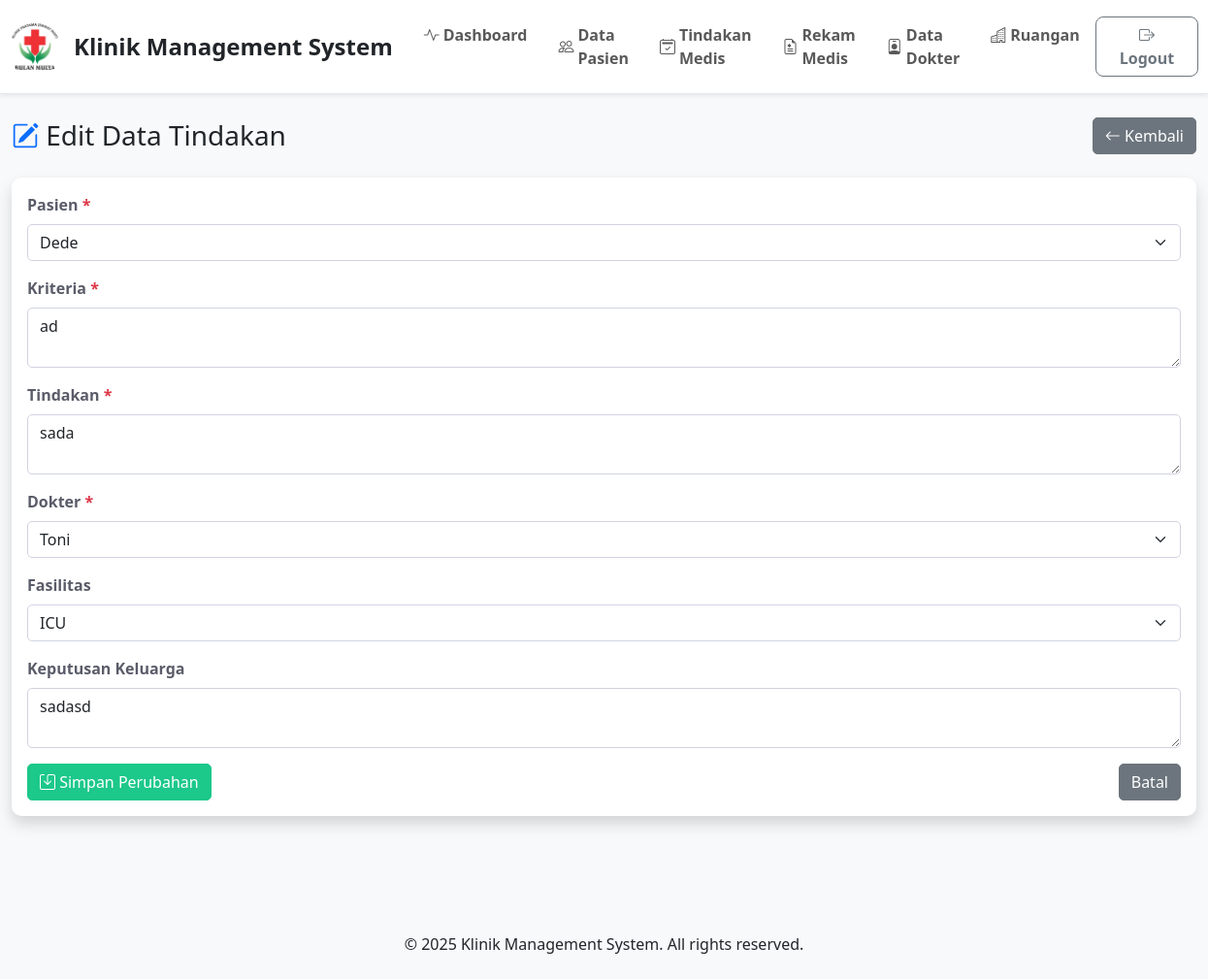
Page /index.php?page=tindakan_edit&idtindakan=1 (signed in) on the earlier database version.
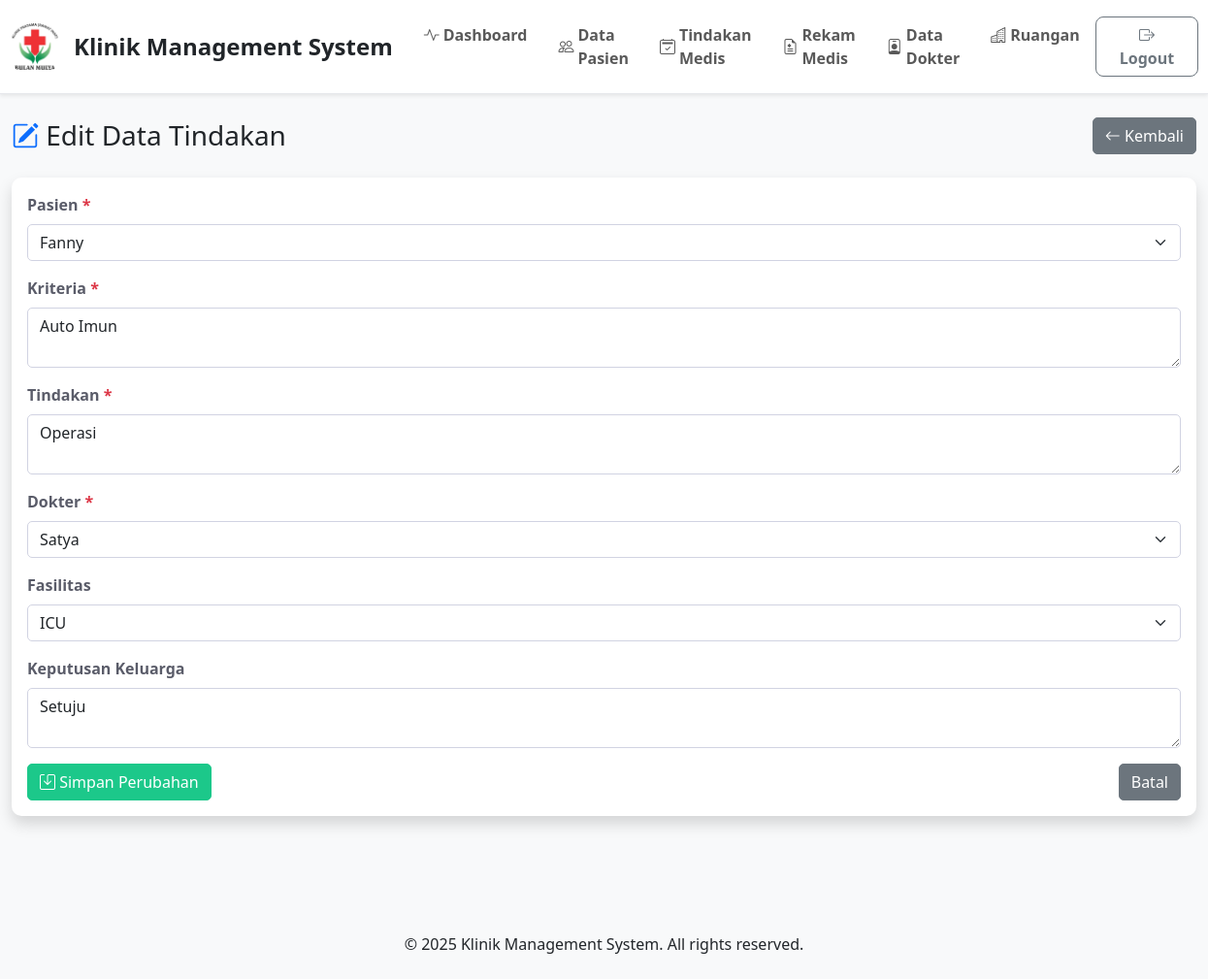
Same page on the later database version.
### tables this page shows
CREATE TABLE `tindakan` (
  `idtindakan` int(11) NOT NULL,
  `idpasien` int(11) NOT NULL,
  `kriteria` text DEFAULT NULL,
  `tindakan` text DEFAULT NULL,
  `iddokter` int(11) DEFAULT NULL,
  `fasilitas` text DEFAULT NULL,
  `keputusan_keluarga` text DEFAULT NULL
);

CREATE TABLE `pasien` (
  `idpasien` int(11) NOT NULL,
  `nama` varchar(100) NOT NULL,
  `jenis_kelamin` enum('L','P') NOT NULL,
  `pekerjaan` varchar(100) DEFAULT NULL,
  `tmp_lahir` varchar(100) DEFAULT NULL,
  `tgl_lahir` date DEFAULT NULL,
  `telpon` varchar(20) DEFAULT NULL,
  `alamat` text DEFAULT NULL,
  `tgl_daftar` date DEFAULT NULL
);

CREATE TABLE `dokter` (
  `iddokter` int(11) NOT NULL,
  `nama` varchar(100) NOT NULL,
  `jenis_kelamin` enum('L','P') NOT NULL,
  `telpon` varchar(20) DEFAULT NULL,
  `alamat` text DEFAULT NULL,
  `spesialisasi` varchar(100) DEFAULT NULL
);

### config/database.php (called while the page is built, shortened)
<?php
try {
    $pdo = new PDO("mysql:host=" . DB_HOST . ";dbname=" . DB_NAME . ";charset=utf8", DB_USER, DB_PASS);
    $pdo->setAttribute(PDO::ATTR_ERRMODE, PDO::ERRMODE_EXCEPTION);
    $pdo->setAttribute(PDO::ATTR_DEFAULT_FETCH_MODE, PDO::FETCH_ASSOC);
} catch(PDOException $e) {
    die("Connection failed: " . $e->getMessage());
}
function executeQuery($sql, $params = []) {
    global $pdo;
    try {
        $stmt = $pdo->prepare($sql);
        $stmt->execute($params);
        return $stmt;
    } catch(PDOException $e) {
        die("Query failed: " . $e->getMessage());
    }
}
function fetchAll($sql, $params = []) {
    $stmt = executeQuery($sql, $params);
    return $stmt->fetchAll();
}
function fetchOne($sql, $params = []) {
    $stmt = executeQuery($sql, $params);
    return $stmt->fetch();
}
?>

### pages/tindakan_edit.php (the view, shortened to what this page needs)
<?php
require_once __DIR__ . '/../config/database.php';
require_once __DIR__ . '/../includes/header.php';
$idtindakan = (int)$_GET['idtindakan'];
$tindakan = fetchOne("SELECT * FROM tindakan WHERE idtindakan = ?", [$idtindakan]);
$patients = fetchAll("SELECT idpasien, nama FROM pasien ORDER BY nama");
$doctors = fetchAll("SELECT iddokter, nama FROM dokter ORDER BY nama");
$facility_options = [
    'Radiology', 'Laboratory', 'ICU', 'Ambulance', 'Pharmacy', 'Operating Room'
];
?>
<div class="container-fluid">
    <div class="d-flex justify-content-between align-items-center mb-4">
        <h1 class="h3 mb-0"><i class="bi bi-pencil-square text-primary"></i> Edit Data Tindakan</h1>
        <a href="/Klinik_Management/index.php?page=tindakan" class="btn btn-secondary">
            <i class="bi bi-arrow-left"></i> Kembali
        </a>
    </div>
    <div class="card shadow mb-4">
        <div class="card-body">
            <form method="POST" class="needs-validation" novalidate>
                <div class="mb-3">
                    <label class="form-label">Pasien <span class="text-danger">*</span></label>
                    <select class="form-select" name="idpasien" required>
                        <?php foreach ($patients as $p): ?>
                            <option value="<?= $p['idpasien'] ?>" <?= (($tindakan['idpasien'] == $p['idpasien']) ? 'selected' : '') ?>>
                                <?= htmlspecialchars($p['nama']) ?>
                            </option>
                        <?php endforeach; ?>
                    </select>
                </div>
                <div class="mb-3">
                    <label class="form-label">Kriteria <span class="text-danger">*</span></label>
                    <textarea class="form-control" name="kriteria" required><?= htmlspecialchars($_POST['kriteria'] ?? $tindakan['kriteria']) ?></textarea>
                </div>
                <div class="mb-3">
                    <label class="form-label">Tindakan <span class="text-danger">*</span></label>
                    <textarea class="form-control" name="tindakan" required><?= htmlspecialchars($_POST['tindakan'] ?? $tindakan['tindakan']) ?></textarea>
                </div>
                <div class="mb-3">
                    <label class="form-label">Dokter <span class="text-danger">*</span></label>
                    <select class="form-select" name="iddokter" required>
                        <?php foreach ($doctors as $d): ?>
                            <option value="<?= $d['iddokter'] ?>" <?= (($tindakan['iddokter'] == $d['iddokter']) ? 'selected' : '') ?>>
                                <?= htmlspecialchars($d['nama']) ?>
                            </option>
                        <?php endforeach; ?>
                    </select>
                </div>
                <div class="mb-3">
                    <label class="form-label">Fasilitas</label>
                    <select class="form-select" name="fasilitas">
                        <?php foreach ($facility_options as $f): ?>
                            <option value="<?= $f ?>" <?= (($tindakan['fasilitas'] == $f) ? 'selected' : '') ?>>
                                <?= htmlspecialchars($f) ?>
                            </option>
                        <?php endforeach; ?>
                    </select>
                </div>
                <div class="mb-3">
                    <label class="form-label">Keputusan Keluarga</label>
                    <textarea class="form-control" name="keputusan_keluarga"><?= htmlspecialchars($_POST['keputusan_keluarga'] ?? $tindakan['keputusan_keluarga']) ?></textarea>
                </div>
                <div class="d-flex justify-content-between">
                    <button type="submit" class="btn btn-success">
                        <i class="bi bi-save"></i> Simpan Perubahan
                    </button>
                    <a href="/Klinik_Management/index.php?page=tindakan" class="btn btn-secondary">Batal</a>
                </div>
            </form>
        </div>
    </div>
</div>

Differences in the rows shown:
changed tindakan "ICU": idpasien "Dede" → "Fanny"; kriteria "ad" → "Auto Imun"; tindakan "sada" → "Operasi"; iddokter "Toni" → "Satya"; keputusan_keluarga "sadasd" → "Setuju"
